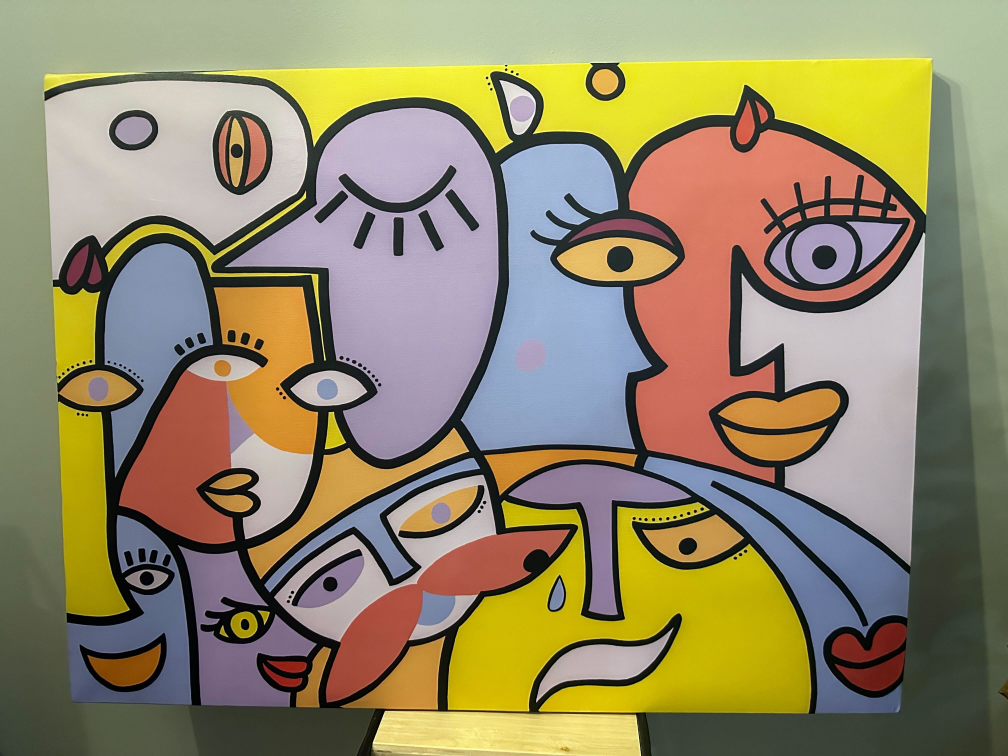
#> input picture painting_alignment/IMG_6083.jpg, 4032 x 3024 px (shown at 1/4 size)
$ python -i grip.py   (imports and definitions only)
#> lines starting #> are read from the running program, lines starting #| are printed output that depends on the picture; after the words box and inside, x2 and y2 are one past the last pixel; in counts of white or black regions, pixels touching at a corner belong together
#> further down, picture is the input picture: shape (3024, 4032, 3); mean B, G, R 103.8, 135.4, 146.4
import cv2
import numpy
import math
from enum import Enum

class GripPipeline:
    """
    An OpenCV pipeline generated by GRIP.
    """

    def __init__(self):
        """initializes all values to presets or None if need to be set
        """

        self.__resize_image_width = 640
        self.__resize_image_height = 480
        self.__resize_image_interpolation = cv2.INTER_CUBIC

        self.resize_image_output = None

        self.__rgb_threshold_input = self.resize_image_output
        self.__rgb_threshold_red = [0.0, 255.0]
        self.__rgb_threshold_green = [175.93890395013509, 255.0]
        self.__rgb_threshold_blue = [162.10793125500055, 231.7918144069841]

        self.rgb_threshold_output = None

        self.__blur_input = self.rgb_threshold_output
        self.__blur_type = BlurType.Median_Filter
        self.__blur_radius = 0.0

        self.blur_output = None

        self.__cv_canny_image = self.blur_output
        self.__cv_canny_threshold1 = 200.0
        self.__cv_canny_threshold2 = 200.0
        self.__cv_canny_aperturesize = 3.0
        self.__cv_canny_l2gradient = True

        self.cv_canny_output = None

        self.__find_lines_input = self.cv_canny_output

        self.find_lines_output = None

        self.__filter_lines_lines = self.find_lines_output
        self.__filter_lines_min_length = 20.0
        self.__filter_lines_angle = [0.0, 360.0]

        self.filter_lines_output = None


    def process(self, source0):
        """
        Runs the pipeline and sets all outputs to new values.
        """
        # Step Resize_Image0:
        # self.__resize_image_input = source0
        # (self.resize_image_output) = self.__resize_image(self.__resize_image_input, self.__resize_image_width, self.__resize_image_height, self.__resize_image_interpolation)

        # Step RGB_Threshold0:
        self.__rgb_threshold_input = source0
        (self.rgb_threshold_output) = self.__rgb_threshold(self.__rgb_threshold_input, self.__rgb_threshold_red, self.__rgb_threshold_green, self.__rgb_threshold_blue)

        # Step Blur0:
        self.__blur_input = self.rgb_threshold_output
        (self.blur_output) = self.__blur(self.__blur_input, self.__blur_type, self.__blur_radius)

        # Step CV_Canny0:
        self.__cv_canny_image = self.blur_output
        (self.cv_canny_output) = self.__cv_canny(self.__cv_canny_image, self.__cv_canny_threshold1, self.__cv_canny_threshold2, self.__cv_canny_aperturesize, self.__cv_canny_l2gradient)

        # Step Find_Lines0:
        self.__find_lines_input = self.cv_canny_output
        (self.find_lines_output) = self.__find_lines(self.__find_lines_input)

        # Step Filter_Lines0:
        self.__filter_lines_lines = self.find_lines_output
        (self.filter_lines_output) = self.__filter_lines(self.__filter_lines_lines, self.__filter_lines_min_length, self.__filter_lines_angle)


    @staticmethod
    def __resize_image(input, width, height, interpolation):
        """Scales and image to an exact size.
        Args:
            input: A numpy.ndarray.
            Width: The desired width in pixels.
            Height: The desired height in pixels.
            interpolation: Opencv enum for the type fo interpolation.
        Returns:
            A numpy.ndarray of the new size.
        """
        return cv2.resize(input, ((int)(width), (int)(height)), 0, 0, interpolation)

    @staticmethod
    def __rgb_threshold(input, red, green, blue):
        """Segment an image based on color ranges.
        Args:
            input: A BGR numpy.ndarray.
            red: A list of two numbers the are the min and max red.
            green: A list of two numbers the are the min and max green.
            blue: A list of two numbers the are the min and max blue.
        Returns:
            A black and white numpy.ndarray.
        """
        out = cv2.cvtColor(input, cv2.COLOR_BGR2RGB)
        return cv2.inRange(out, (red[0], green[0], blue[0]),  (red[1], green[1], blue[1]))
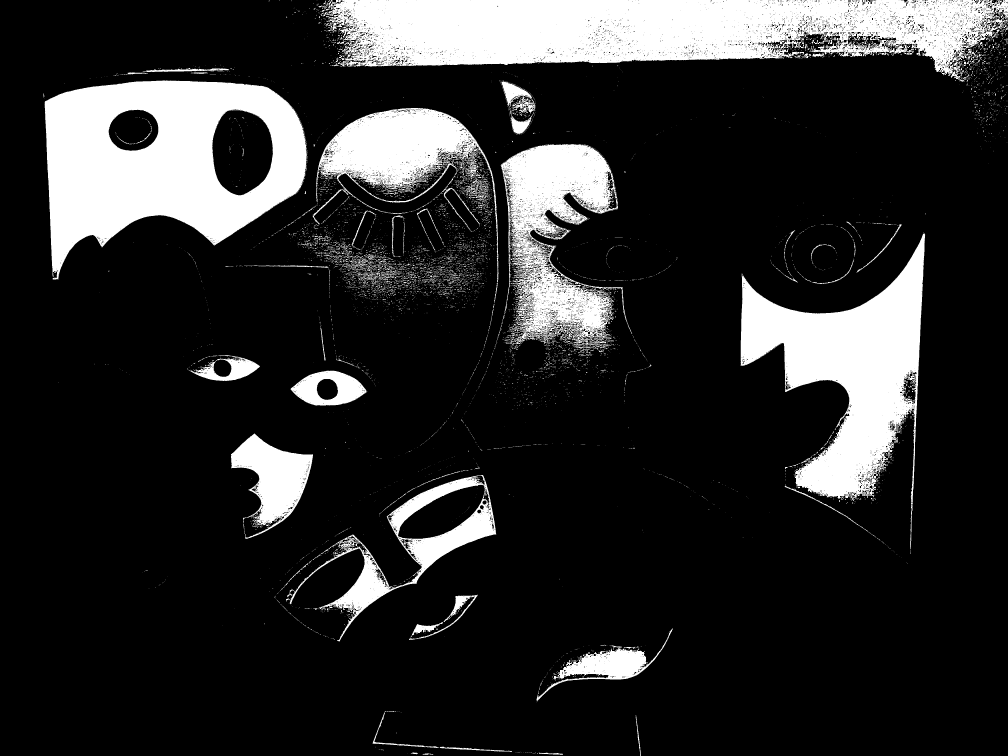
#> returned value: shape (3024, 4032) (shown at 1/4 size); 17% white; 8483 white regions (7675 under 20 px), largest, box (x1, y1, x2, y2) and area: (1304, 0, 4032, 328) 582411, (178, 322, 1227, 1118) 484830, (2963, 931, 3701, 2198) 347319

    @staticmethod
    def __blur(src, type, radius):
        """Softens an image using one of several filters.
        Args:
            src: The source mat (numpy.ndarray).
            type: The blurType to perform represented as an int.
            radius: The radius for the blur as a float.
        Returns:
            A numpy.ndarray that has been blurred.
        """
        if(type is BlurType.Box_Blur):
            ksize = int(2 * round(radius) + 1)
            return cv2.blur(src, (ksize, ksize))
        elif(type is BlurType.Gaussian_Blur):
            ksize = int(6 * round(radius) + 1)
            return cv2.GaussianBlur(src, (ksize, ksize), round(radius))
        elif(type is BlurType.Median_Filter):
            ksize = int(2 * round(radius) + 1)
            return cv2.medianBlur(src, ksize)
        else:
            return cv2.bilateralFilter(src, -1, round(radius), round(radius))

    @staticmethod
    def __cv_canny(image, thres1, thres2, aperture_size, gradient):
        """Applies a canny edge detection to the image.
        Args:
           image: A numpy.ndarray as the input.
           thres1: First threshold for the canny algorithm. (number)
           thres2: Second threshold for the canny algorithm. (number)
           aperture_size: Aperture size for the canny operation. (number)
           gradient: If the L2 norm should be used. (boolean)
        Returns:
            The edges as a numpy.ndarray.
        """
        return cv2.Canny(image, thres1, thres2, apertureSize=(int)(aperture_size),
            L2gradient=gradient)

    class Line:

        def __init__(self, x1, y1, x2, y2):
            self.x1 = x1
            self.y1 = y1
            self.x2 = x2
            self.y2 = y2

        def length(self):
            return numpy.sqrt(pow(self.x2 - self.x1, 2) + pow(self.y2 - self.y1, 2))

        def angle(self):
            return math.degrees(math.atan2(self.y2 - self.y1, self.x2 - self.x1))
    @staticmethod
    def __find_lines(input):
        """Finds all line segments in an image.
        Args:
            input: A numpy.ndarray.
        Returns:
            A filtered list of Lines.
        """
        detector = cv2.createLineSegmentDetector()
        if (len(input.shape) == 2 or input.shape[2] == 1):
            lines = detector.detect(input)
        else:
            tmp = cv2.cvtColor(input, cv2.COLOR_BGR2GRAY)
            lines = detector.detect(tmp)
        output = []
        if len(lines) != 0 and lines[0] is not None:
            for i in range(1, len(lines[0])):
                tmp = GripPipeline.Line(lines[0][i, 0][0], lines[0][i, 0][1],
                                lines[0][i, 0][2], lines[0][i, 0][3])
                output.append(tmp)
        return output

    @staticmethod
    def __filter_lines(inputs, min_length, angle):
        """Filters out lines that do not meet certain criteria.
        Args:
            inputs: A list of Lines.
            min_Lenght: The minimum lenght that will be kept.
            angle: The minimum and maximum angles in degrees as a list of two numbers.
        Returns:
            A filtered list of Lines.
        """
#> called with min_length = 20
        outputs = []
        for line in inputs:
            if (line.length() > min_length):
                if ((line.angle() >= angle[0] and line.angle() <= angle[1]) or
                        (line.angle() + 180.0 >= angle[0] and line.angle() + 180.0 <= angle[1])):
                    outputs.append(line)
        return outputs


BlurType = Enum('BlurType', 'Box_Blur Gaussian_Blur Median_Filter Bilateral_Filter')

>>> import cv2
>>> picture = cv2.imread('IMG_6083.jpg')
>>> result = GripPipeline().process(picture)

$ run again, on painting_alignment/Photo-1.jpeg
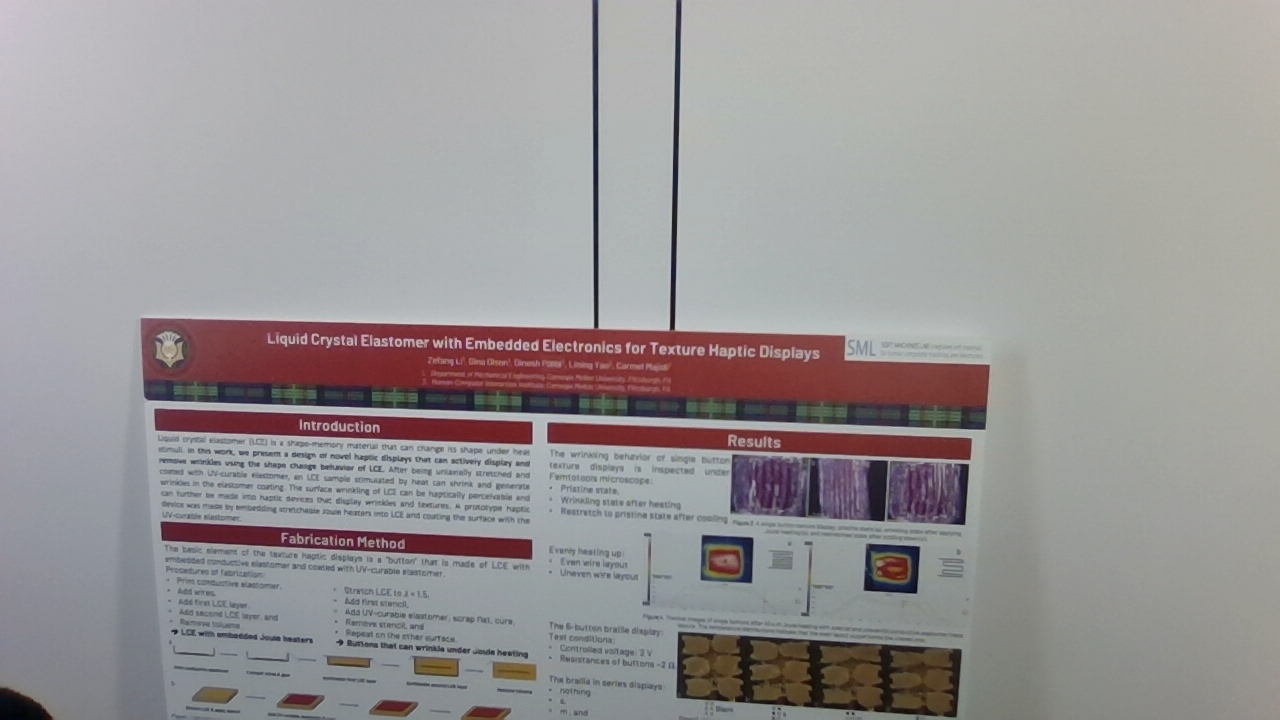
#> input picture painting_alignment/Photo-1.jpeg, 1280 x 720 px
#> picture is the input picture: shape (720, 1280, 3); mean B, G, R 149.8, 149.2, 152.8
#> in __rgb_threshold, `return cv2.inRange(out, (red[0], green[0], blue[0]),  (red[1], green[1..`:
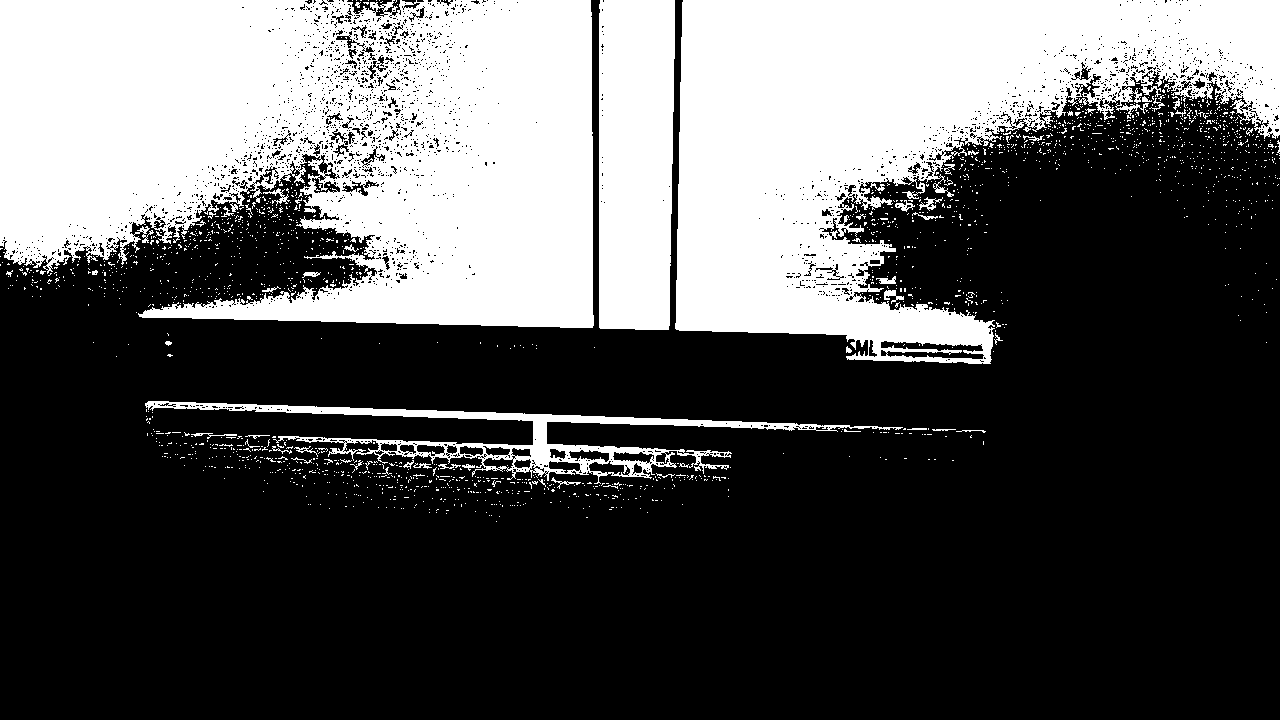
#> returned value: shape (720, 1280); 34% white; 1983 white regions (1926 under 20 px), largest, box (x1, y1, x2, y2) and area: (0, 0, 594, 328) 155411, (675, 0, 1280, 364) 117090, (599, 0, 675, 330) 24157
